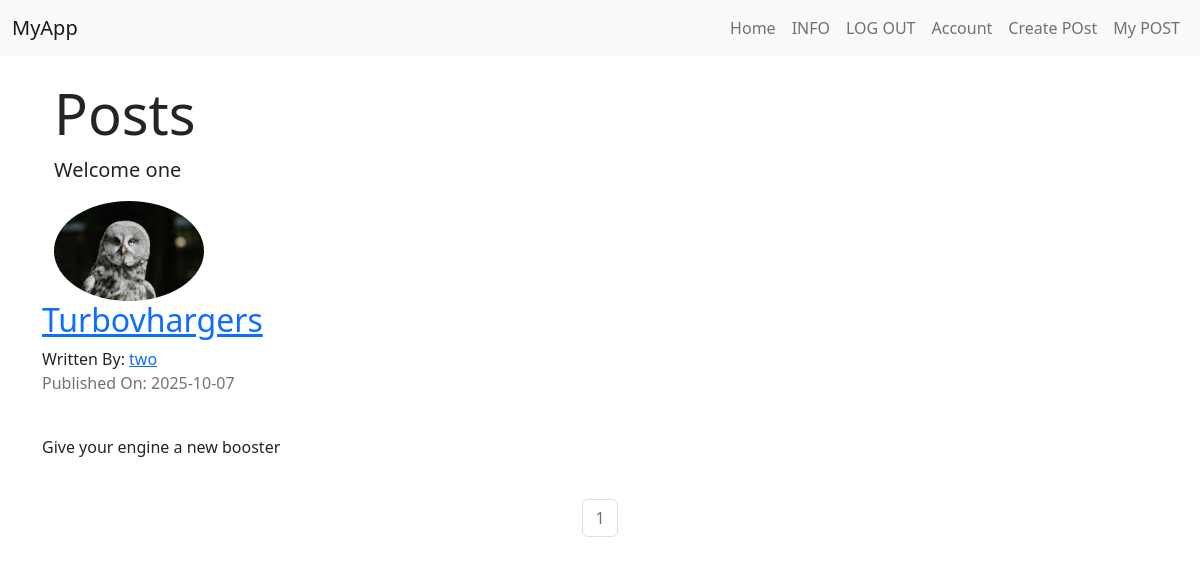
The app's page /two (signed in) with its own data.
### carForum/models.py (models this page shows, shortened)
class Users(db.Model,UserMixin):
    __tablename__='users'
    id=db.Column(db.Integer,primary_key=True)
    profile_image=db.Column(db.String(64),nullable=False,default='default_profile.png')
    email=db.Column(db.String(64),unique=True,index=True)
    username=db.Column(db.String(20),unique=True,index=True)
    password_hash=db.Column(db.String(64))
    posts=db.relationship('BlogPost',backref='author',lazy=True)

class BlogPost(db.Model):
    users=db.relationship(Users)
    id=db.Column(db.Integer,primary_key=True)
    user_id=db.Column(db.Integer,db.ForeignKey('users.id'),nullable=False)
    date=db.Column(db.DateTime,nullable=False,default=lambda: datetime.now(timezone.utc))
    title=db.Column(db.String(128),nullable=False)
    text=db.Column(db.Text,nullable=False)

### carForum/users/views.py (the view)
@users.route('/<username>')
def user_posts(username):
    page=request.args.get('page',1,type=int)
    user=Users.query.filter_by(username=username).first_or_404()
    blog_posts=BlogPost.query.filter_by(author=user).order_by(BlogPost.date.desc()).paginate(page=page,per_page=5)
    return render_template('user_blog_post.html',blog_posts=blog_posts,user=user)

### carForum/models.py (called while the page is built)
@login_manager.user_loader
def load_user(user_id):
    return Users.query.get(user_id)

### carForum/templates/user_blog_post.html
{% extends 'base.html' %}
{% block content %}
<div class="jumbotron jumbotron-fluid">
  <div class="container">
    <h1 class="display-4">Posts</h1>
    <p class="lead">Welcome {{ current_user.username }}</p>
    <img src="{{ url_for('static', filename='profile_pics/' + current_user.profile_image) }}" alt="Profile Image" class="rounded-circle" width="150">
  </div>
</div>
{% for post in blog_posts.items %}
  <h2><a href="{{ url_for('blog_posts.blog_post', blog_post_id=post.id) }}">{{ post.title }}</a></h2>
  Written By: <a href="{{ url_for('users.user_posts', username=post.author.username) }}">{{ post.author.username }}</a>
  <p class="text-muted">Published On: {{ post.date.strftime("%Y-%m-%d") }}</p>
  <br>
  <p>{{ post.text }}</p>
  <br>
{% endfor %}
<nav aria-label="Page navigation example">
  <ul class="pagination justify-content-center">
    {% for page_num in blog_posts.iter_pages(left_edge=1, right_edge=1, left_current=1, right_current=2) %}
      {% if blog_posts.page == page_num %}
        <li class="page-item disabled">
          <a class="page-link" href="{{url_for('users.user_posts',username=user.username,page=page_num)}}">{{ page_num }}</a>
        </li>
      {% else %}
        <li class="page-item">
          <a class="page-link" href="{{ url_for('users.user_posts', username=user.username, page=page_num) }}">{{ page_num }}</a>
        </li>
      {% endif %}
    {% endfor %}
  </ul>
</nav>
{% endblock %}

### records on screen
Users: username "one", profile_image (picture)
BlogPost: title "Turbovhargers", author.username "two", date "2025-10-07", text "Give your engine a new booster"

### other values on screen
{{ page_num }} "1"
